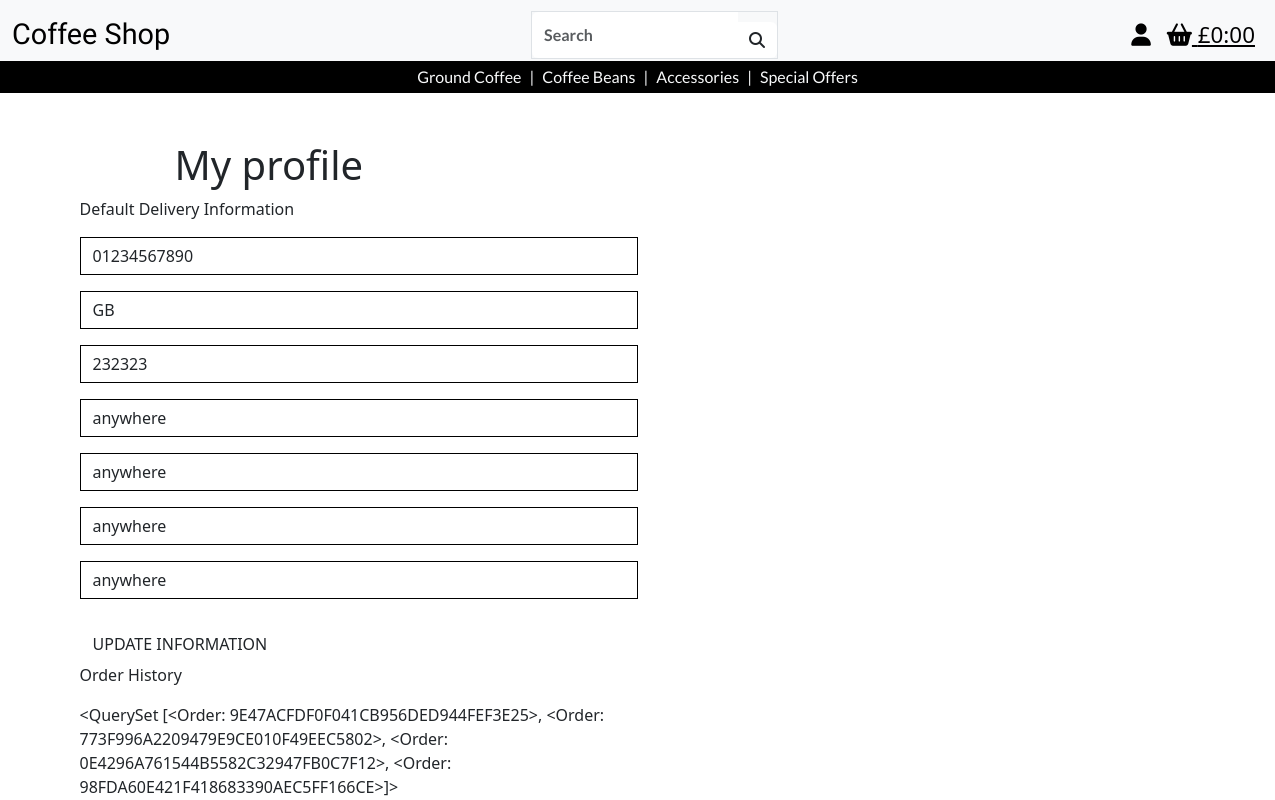
Page /profiles/ (signed in) on the committed database.
### profiles/models.py (models this page shows, shortened)
class UserProfile(models.Model):
    user = models.OneToOneField(User, on_delete=models.CASCADE)
    default_phone_number = models.CharField(max_length=20, null=True, blank=True)
    default_country = models.CharField(max_length=40, null=True, blank=True)
    default_postcode = models.CharField(max_length=20, null=True, blank=True)
    default_town_or_city = models.CharField(max_length=40, null=True, blank=True)
    default_street_address1 = models.CharField(max_length=80, null=True, blank=True)
    default_street_address2 = models.CharField(max_length=80, null=True, blank=True)
    default_county = models.CharField(max_length=80, null=True, blank=True)

### checkout/models.py (models this page shows, shortened)
class Order(models.Model):
    order_number = models.CharField(max_length=32, null=False, editable=False)
    user_profile = models.ForeignKey(
        UserProfile, on_delete=models.SET_NULL, null=True, blank=True, related_name='orders')
    full_name = models.CharField(max_length=50, null=False, blank=False)
    email = models.EmailField(max_length=254, null=False, blank=False)
    phone_number = models.CharField(max_length=20, null=False, blank=False)
    country = models.CharField(max_length=40, null=False, blank=False)
    postcode = models.CharField(max_length=20, null=True, blank=True)
    town_or_city = models.CharField(max_length=40, null=False, blank=False)
    street_address1 = models.CharField(max_length=80, null=False, blank=False)
    street_address2 = models.CharField(max_length=80, null=True, blank=True)
    county = models.CharField(max_length=80, null=True, blank=True)
    date = models.DateTimeField(auto_now_add=True)
    delivery_cost = models.DecimalField(
        max_digits=6, decimal_places=2, null=False, default=0)
    order_total = models.DecimalField(
        max_digits=10, decimal_places=2, null=False, default=0)
    grand_total = models.DecimalField(
        max_digits=10, decimal_places=2, null=False, default=0)
    original_bag = models.TextField(null=False, blank=False, default='')
    stripe_pid = models.CharField(
        max_length=254, null=False, blank=False, default='')
    def __str__(self):
        return self.order_number

### profiles/views.py (the view)
# urls.py: path('', views.profile, name='profile'),
@login_required
def profile(request):
    profile = get_object_or_404(UserProfile, user=request.user)
    if request.method == 'POST':
        form = UserProfileForm(request.POST, instance=profile)
        if form.is_valid():
            form.save()
            messages.success(request, 'Profile updated successfully')
    else:
        form = UserProfileForm(instance=profile)
    orders = profile.orders.all()
    template = 'profiles/profile.html'
    context = {
        'form': form,
        'orders': orders,
    }
    return render(request, template, context)

### profiles/forms.py
class UserProfileForm(forms.ModelForm):
    class Meta:
        model = UserProfile
        exclude = ('user',)
    def __init__(self, *args, **kwargs):
        super().__init__(*args, **kwargs)
        placeholders = {
            'default_phone_number': 'Phone Number',
            'default_postcode': 'Postal Code',
            'default_town_or_city': 'Town or City',
            'default_street_address1': 'Street Address 1',
            'default_street_address2': 'Street Address 2',
            'default_county': 'County, State or Locality',
        }
        self.fields['default_phone_number'].widget.attrs['autofocus'] = True
        for field in self.fields:
            if field != 'default_country':
                if self.fields[field].required:
                    placeholder = f'{placeholders[field]} *'
                else:
                    placeholder = placeholders[field]
                self.fields[field].widget.attrs['placeholder'] = placeholder
            self.fields[field].widget.attrs['class'] = 'border-black rounded-0 profile-form-input'
            self.fields[field].label = False

### bag/contexts.py (called while the page is built, shortened)
def bag_contents(request):
    bag_items = []
    total = 0
    product_count = 0
    bag = request.session.get('bag', {})
    if total < settings.FREE_DELIVERY_THRESHOLD:
        delivery = total * Decimal(settings.STANDARD_DELIVERY_PERCENTAGE / 100)
        free_delivery_delta = settings.FREE_DELIVERY_THRESHOLD - total
    else:
        delivery = 0
        free_delivery_delta = 0
    grand_total = delivery + total
    context = {
        'bag_items' : bag_items,
        'total' : total,
        'product_count' : product_count,
        'delivery': delivery,
        'free_delivery_delta' : free_delivery_delta,
        'free_delivery_threshold' : settings.FREE_DELIVERY_THRESHOLD,
        'grand_total' : grand_total,
    }
    return context

### profiles/templates/profiles/profile.html (shortened to what this page needs)
{% extends 'base.html' %} {% load static %} {% block extra_css %}
<link rel="stylesheet" href="" />
{% endblock%} {% block content %}
<div class="container">
  <div class="row">
    <div class="col5 offset-1">
      <h1 class="mt-5 products-header">My profile</h1>
    </div>
  </div>
  <div class="col-12 col-lg-6">
    <p class="">Default Delivery Information</p>
    <form
      class="mt-3"
      action="{% url 'profile' %}"
      method="POST"
      id="profile-update-form"
    >
      {% csrf_token %} {{ form|crispy }}
      <button class="btn btn-black rounded-0 text-uppercase float-right">
        Update Information
      </button>
    </form>
  </div>
  <div class="col-12 col-lg-6">
    <p class="">Order History</p>
    {{ orders }}
  </div>
  {% endblock %}

### static/css/base.css (style rules this page uses)
button, .button { color: #f8f9fa; font-family: "lato", sans-serif; font-weight: 400; text-decoration: none; background-color: black; padding: 0.4rem 1rem; border-radius: 5px; margin-top: 10px; }

### rows in the picture
UserProfile: default_phone_number "01234567890", default_country "GB", default_postcode "232323", default_town_or_city "anywhere", default_street_address1 "anywhere", default_street_address2 "anywhere", default_county "anywhere", id.order_number "<QuerySet [<Order: 9E47ACFDF0F041CB956DED944FEF3E25>, <Order: 773F996A2209479E9CE010F49EEC5802>, <Order: 0E4296A761544B5582C32947FB0C7F12>, <Order: 98FDA60E421F418683390AEC5FF166CE>]>"
